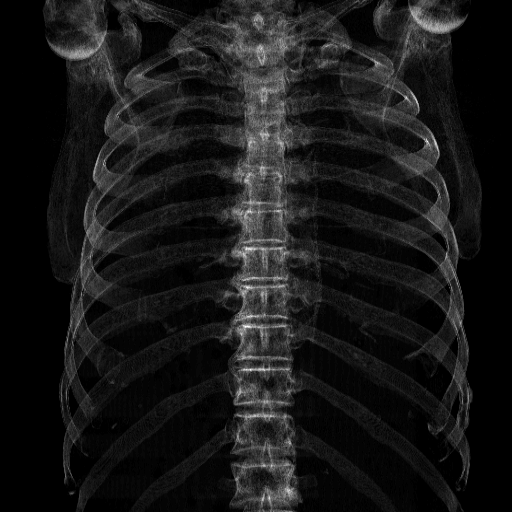
//> input picture img/torso1.png, 512 x 512 px
$ ./main   (built with g++ and OpenCV 4)
//> lines starting //> are read from the running program, lines starting //| are printed output that depends on the picture
//> further down, src is the input picture: 512 rows x 512 cols, CV_8UC1; min 0, max 255, mean 23.7
### header.h
#pragma once
#include <iostream>
#include "opencv2/core.hpp"
#include "opencv2/highgui.hpp"
#include "opencv2/imgproc.hpp"

using namespace cv;


Mat sharpen(Mat src);

### functii.cpp
#include "Header.h"

// Folosim mai multe functii pentru a imbunatati calitatea imaginii
Mat sharpen(Mat src) {
	Mat sharpened_img = src.clone();
	int h = src.rows;
//> h = 512
	int w = src.cols;
//> w = 512

	//marim sharpnessul cu fct predefinite din openCV , definim un kernel de sharpness si facem convolutie pe imagine
	// masca de sharpness
	float mask[9] =
	{ 0, -1, 0,
	 -1, 5, -1,
	  0, -1, 0 };
	Mat mat_mask = Mat(3, 3, CV_32F, mask);
	// facem convolutie
	filter2D(sharpened_img, sharpened_img, -1, mat_mask);
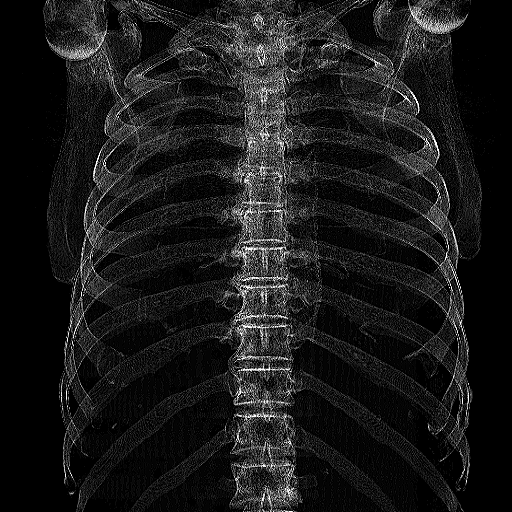
//> sharpened_img: 512 rows x 512 cols, CV_8UC1; min 0, max 255, mean 25.8

	//marim contrastul folosing limitele a si b (pentru care se cunosc valorile sa = Transformata(a) si sb)
	double a = 125, b = 175, sa = 100, sb = 200;
	double m = (double)sa / a;
	double n = (double)(sb - sa) / (b - a);
	double p = (double)(255 - sb) / (255 - b);

	double aux;
	for (int y = 0; y < h; y++)
		for (int x = 0; x < w; x++) {
			if (src.at<uchar>(y, x) <= a)
				aux = m * src.at<uchar>(y, x);
			else if (src.at<uchar>(y, x) > a && src.at<uchar>(y, x) <= b)
				aux = n * (src.at<uchar>(y, x) - a) + sa;
			else
				aux = p * (src.at<uchar>(y, x) - b) + sb;

			if (aux > 255)
				sharpened_img.at<uchar>(y, x) = 255;
			else if (aux < 0)
				sharpened_img.at<uchar>(y, x) = 0;
			else
				sharpened_img.at<uchar>(y, x) = aux;
		}
//> after the loop, aux = 0
	return sharpened_img;
}

### main.cpp
#include "Header.h"

int main()
{
	//	IMREAD_GRAYSCALE converteste imaginea in grayscale
	Mat src = imread("img/torso1.png", IMREAD_GRAYSCALE);
	Mat sharpened_img, prag, prag_color;

	imshow("Original", src);

	// accentual sharpness-ul si contrastul imaginii pentru a delimita mai clar zonele
	sharpened_img = sharpen(src);
	imshow("Imagine enhanced", sharpened_img);

	// fara functia asta programul ar iesi imediat din executie
	waitKey(0);

	return 0;
}

$ run again, with img/brain.png copied over img/torso1.png
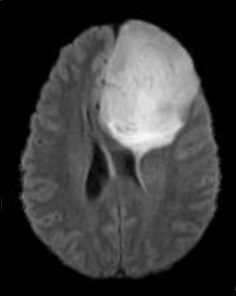
//> input picture img/brain.png, 236 x 296 px
//> src is the input picture: 296 rows x 236 cols, CV_8UC1; min 0, max 249, mean 59
//> after the loop in sharpen, `for (int y = 0; y < h; y++)`:
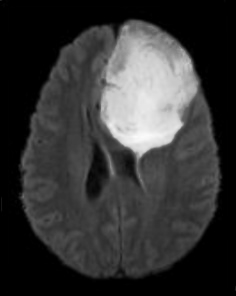
//> sharpened_img: 296 rows x 236 cols, CV_8UC1; min 0, max 250, mean 53.3
//> after the loop in sharpen, `for (int y = 0; y < h; y++)`: aux = 0

$ run again, with img/brain_2.png copied over img/torso1.png
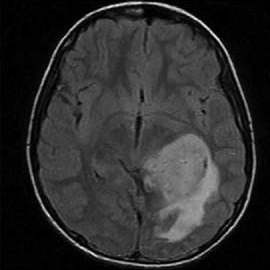
//> input picture img/brain_2.png, 270 x 270 px
//> src is the input picture: 270 rows x 270 cols, CV_8UC1; min 0, max 243, mean 45.9
//> in sharpen, `filter2D(sharpened_img, sharpened_img, -1, mat_mask);`:
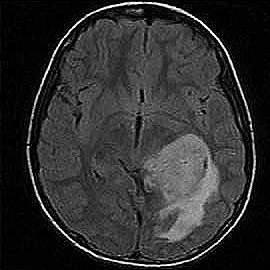
//> sharpened_img: 270 rows x 270 cols, CV_8UC1; min 0, max 255, mean 47.2
//> the loop in sharpen, `for (int y = 0; y < h; y++)` made 270 passes
//> aux on passes 1 to 3: 0, 0, 1.6
//> after the loop in sharpen, `for (int y = 0; y < h; y++)`:
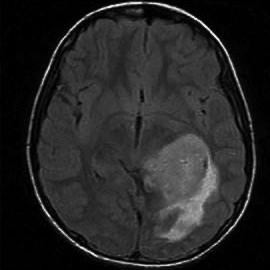
//> sharpened_img: 270 rows x 270 cols, CV_8UC1; min 0, max 246, mean 37.2
//> after the loop in sharpen, `for (int y = 0; y < h; y++)`: aux = 0

$ run again, with img/brain_3.png copied over img/torso1.png
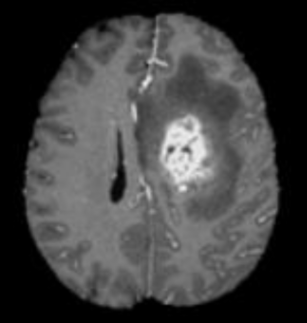
//> input picture img/brain_3.png, 307 x 323 px
//> src is the input picture: 323 rows x 307 cols, CV_8UC1; min 0, max 237, mean 65.1
//> after the loop in sharpen, `for (int y = 0; y < h; y++)`:
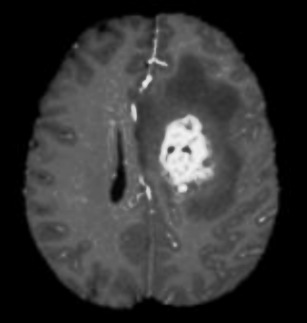
//> sharpened_img: 323 rows x 307 cols, CV_8UC1; min 0, max 242, mean 53.7
//> after the loop in sharpen, `for (int y = 0; y < h; y++)`: aux = 0
